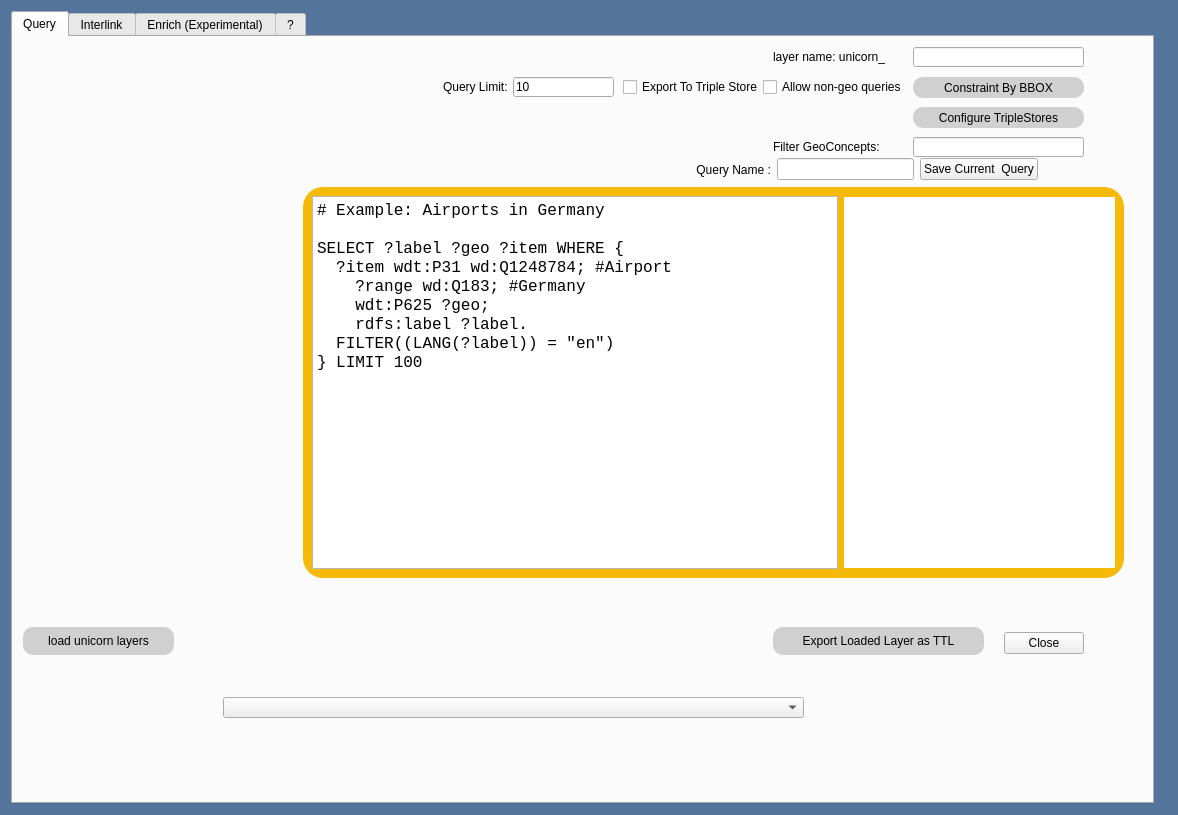
<?xml version="1.0" encoding="UTF-8"?>
<ui version="4.0">
 <class>SPAQLunicornDialogBase</class>
 <widget class="QDialog" name="SPAQLunicornDialogBase">
  <property name="geometry">
   <rect>
    <x>0</x>
    <y>0</y>
    <width>1178</width>
    <height>815</height>
   </rect>
  </property>
  <property name="windowTitle">
   <string>SPARQLing Unicorn QGIS Plugin</string>
  </property>
  <property name="styleSheet">
   <string notr="true">QObject#SPAQLunicornDialogBase{
background-color:rgb(84, 116, 156);}
</string>
  </property>
  <layout class="QGridLayout" name="gridLayout">
   <item row="2" column="1">
    <widget class="QLabel" name="layercount">
     <property name="text">
      <string/>
     </property>
    </widget>
   </item>
   <item row="2" column="0">
    <widget class="QTabWidget" name="tabWidget">
     <property name="currentIndex">
      <number>0</number>
     </property>
     <widget class="QWidget" name="tab">
      <attribute name="title">
       <string>Query</string>
      </attribute>
      <widget class="QLabel" name="label">
       <property name="geometry">
        <rect>
         <x>760</x>
         <y>10</y>
         <width>151</width>
         <height>20</height>
        </rect>
       </property>
       <property name="text">
        <string>layer name: unicorn_</string>
       </property>
      </widget>
      <widget class="QLineEdit" name="inp_label">
       <property name="geometry">
        <rect>
         <x>900</x>
         <y>10</y>
         <width>171</width>
         <height>20</height>
        </rect>
       </property>
      </widget>
      <widget class="QPushButton" name="btn_loadunicornlayers">
       <property name="geometry">
        <rect>
         <x>10</x>
         <y>590</y>
         <width>151</width>
         <height>28</height>
        </rect>
       </property>
       <property name="cursor">
        <cursorShape>PointingHandCursor</cursorShape>
       </property>
       <property name="styleSheet">
        <string notr="true">border-radius:10px;
background-color:rgb(208, 208, 208)</string>
       </property>
       <property name="text">
        <string>load unicorn layers</string>
       </property>
      </widget>
      <widget class="QComboBox" name="loadedLayers">
       <property name="geometry">
        <rect>
         <x>210</x>
         <y>660</y>
         <width>581</width>
         <height>21</height>
        </rect>
       </property>
      </widget>
      <widget class="QPushButton" name="exportLayers">
       <property name="geometry">
        <rect>
         <x>760</x>
         <y>590</y>
         <width>211</width>
         <height>28</height>
        </rect>
       </property>
       <property name="cursor">
        <cursorShape>PointingHandCursor</cursorShape>
       </property>
       <property name="styleSheet">
        <string notr="true">border-radius:10px;
background-color:rgb(208, 208, 208)</string>
       </property>
       <property name="text">
        <string>Export Loaded Layer as TTL</string>
       </property>
      </widget>
      <widget class="QDialogButtonBox" name="button_box">
       <property name="geometry">
        <rect>
         <x>980</x>
         <y>590</y>
         <width>91</width>
         <height>32</height>
        </rect>
       </property>
       <property name="orientation">
        <enum>Qt::Horizontal</enum>
       </property>
       <property name="standardButtons">
        <set>QDialogButtonBox::Close</set>
       </property>
      </widget>
      <widget class="QPushButton" name="bboxButton">
       <property name="geometry">
        <rect>
         <x>900</x>
         <y>40</y>
         <width>171</width>
         <height>21</height>
        </rect>
       </property>
       <property name="cursor">
        <cursorShape>PointingHandCursor</cursorShape>
       </property>
       <property name="styleSheet">
        <string notr="true">border-radius:10px;
background-color:rgb(208, 208, 208)</string>
       </property>
       <property name="text">
        <string>Constraint By BBOX</string>
       </property>
      </widget>
      <widget class="QPushButton" name="loadTripleStoreButton">
       <property name="geometry">
        <rect>
         <x>900</x>
         <y>70</y>
         <width>171</width>
         <height>21</height>
        </rect>
       </property>
       <property name="cursor">
        <cursorShape>PointingHandCursor</cursorShape>
       </property>
       <property name="styleSheet">
        <string notr="true">border-radius:10px;
background-color:rgb(208, 208, 208)</string>
       </property>
       <property name="text">
        <string>Configure TripleStores</string>
       </property>
      </widget>
      <widget class="QCheckBox" name="allownongeo">
       <property name="geometry">
        <rect>
         <x>750</x>
         <y>40</y>
         <width>151</width>
         <height>20</height>
        </rect>
       </property>
       <property name="text">
        <string>Allow non-geo queries</string>
       </property>
      </widget>
      <widget class="QCheckBox" name="exportTripleStore_2">
       <property name="geometry">
        <rect>
         <x>610</x>
         <y>40</y>
         <width>141</width>
         <height>20</height>
        </rect>
       </property>
       <property name="text">
        <string>Export To Triple Store</string>
       </property>
      </widget>
      <widget class="QLabel" name="filterConceptsLabel">
       <property name="geometry">
        <rect>
         <x>760</x>
         <y>100</y>
         <width>131</width>
         <height>20</height>
        </rect>
       </property>
       <property name="text">
        <string>Filter GeoConcepts:</string>
       </property>
      </widget>
      <widget class="QLineEdit" name="filterConcepts">
       <property name="geometry">
        <rect>
         <x>900</x>
         <y>100</y>
         <width>171</width>
         <height>20</height>
        </rect>
       </property>
      </widget>
      <widget class="QLineEdit" name="queryLimit">
       <property name="geometry">
        <rect>
         <x>500</x>
         <y>40</y>
         <width>101</width>
         <height>20</height>
        </rect>
       </property>
       <property name="text">
        <string>10</string>
       </property>
      </widget>
      <widget class="QLabel" name="queryLimitLabel">
       <property name="geometry">
        <rect>
         <x>430</x>
         <y>40</y>
         <width>81</width>
         <height>20</height>
        </rect>
       </property>
       <property name="text">
        <string>Query Limit:</string>
       </property>
      </widget>
      <widget class="QFrame" name="frame">
       <property name="geometry">
        <rect>
         <x>290</x>
         <y>150</y>
         <width>821</width>
         <height>391</height>
        </rect>
       </property>
       <property name="minimumSize">
        <size>
         <width>791</width>
         <height>391</height>
        </size>
       </property>
       <property name="styleSheet">
        <string notr="true">QObject#frame{
background-color:rgb(245, 185, 7);border-radius:20px;}



</string>
       </property>
       <property name="frameShape">
        <enum>QFrame::StyledPanel</enum>
       </property>
       <property name="frameShadow">
        <enum>QFrame::Raised</enum>
       </property>
       <layout class="QHBoxLayout" name="horizontalLayout">
        <item>
         <widget class="QPlainTextEdit" name="inp_sparql">
          <property name="minimumSize">
           <size>
            <width>501</width>
            <height>371</height>
           </size>
          </property>
          <property name="font">
           <font>
            <family>Courier New</family>
            <pointsize>12</pointsize>
           </font>
          </property>
          <property name="plainText">
           <string># Example: Airports in Germany

SELECT ?label ?geo ?item WHERE {
  ?item wdt:P31 wd:Q1248784; #Airport
    ?range wd:Q183; #Germany
    wdt:P625 ?geo;
    rdfs:label ?label.
  FILTER((LANG(?label)) = &quot;en&quot;)
} LIMIT 100</string>
          </property>
         </widget>
        </item>
        <item>
         <widget class="QListView" name="geoClassList">
          <property name="minimumSize">
           <size>
            <width>256</width>
            <height>371</height>
           </size>
          </property>
          <property name="maximumSize">
           <size>
            <width>271</width>
            <height>371</height>
           </size>
          </property>
          <property name="styleSheet">
           <string notr="true">border-radius:30px;</string>
          </property>
         </widget>
        </item>
       </layout>
      </widget>
      <widget class="QWidget" name="layoutWidget_4">
       <property name="geometry">
        <rect>
         <x>680</x>
         <y>120</y>
         <width>345</width>
         <height>25</height>
        </rect>
       </property>
       <layout class="QHBoxLayout" name="horizontalLayout_9">
        <item>
         <widget class="QLabel" name="saveQueryName_3">
          <property name="text">
           <string> Query Name :</string>
          </property>
         </widget>
        </item>
        <item>
         <widget class="QLineEdit" name="saveQueryName_4"/>
        </item>
        <item>
         <widget class="QPushButton" name="saveQueryButton_2">
          <property name="text">
           <string>Save Current  Query</string>
          </property>
         </widget>
        </item>
       </layout>
      </widget>
      <widget class="QWidget" name="widget_3" native="true">
       <property name="geometry">
        <rect>
         <x>110</x>
         <y>390</y>
         <width>93</width>
         <height>41</height>
        </rect>
       </property>
       <layout class="QVBoxLayout" name="verticalLayout_3"/>
      </widget>
     </widget>
     <widget class="QWidget" name="tab_2">
      <attribute name="title">
       <string>Interlink</string>
      </attribute>
      <widget class="QTableWidget" name="interlinkTable">
       <property name="geometry">
        <rect>
         <x>10</x>
         <y>140</y>
         <width>1071</width>
         <height>391</height>
        </rect>
       </property>
       <property name="minimumSize">
        <size>
         <width>811</width>
         <height>0</height>
        </size>
       </property>
       <property name="baseSize">
        <size>
         <width>4</width>
         <height>0</height>
        </size>
       </property>
       <property name="sortingEnabled">
        <bool>true</bool>
       </property>
       <property name="columnCount">
        <number>8</number>
       </property>
       <column>
        <property name="text">
         <string>Export?</string>
        </property>
       </column>
       <column>
        <property name="text">
         <string>IDColumn?</string>
        </property>
       </column>
       <column>
        <property name="text">
         <string>GeoColumn?</string>
        </property>
       </column>
       <column>
        <property name="text">
         <string>Column</string>
        </property>
       </column>
       <column>
        <property name="text">
         <string>ColumnProperty</string>
        </property>
       </column>
       <column>
        <property name="text">
         <string>PropertyType</string>
        </property>
       </column>
       <column>
        <property name="text">
         <string>ColumnConcept</string>
        </property>
       </column>
       <column>
        <property name="text">
         <string>ValueConcept</string>
        </property>
       </column>
      </widget>
      <widget class="QPushButton" name="exportInterlink">
       <property name="geometry">
        <rect>
         <x>180</x>
         <y>540</y>
         <width>521</width>
         <height>61</height>
        </rect>
       </property>
       <property name="baseSize">
        <size>
         <width>3</width>
         <height>0</height>
        </size>
       </property>
       <property name="font">
        <font>
         <pointsize>16</pointsize>
         <weight>75</weight>
         <bold>true</bold>
        </font>
       </property>
       <property name="text">
        <string>Export Result</string>
       </property>
      </widget>
      <widget class="QPushButton" name="loadLayerInterlink">
       <property name="geometry">
        <rect>
         <x>720</x>
         <y>10</y>
         <width>93</width>
         <height>28</height>
        </rect>
       </property>
       <property name="text">
        <string>Load Layer</string>
       </property>
      </widget>
      <widget class="QPushButton" name="refreshLayersInterlink">
       <property name="geometry">
        <rect>
         <x>10</x>
         <y>10</y>
         <width>111</width>
         <height>28</height>
        </rect>
       </property>
       <property name="text">
        <string>Refresh Layers</string>
       </property>
      </widget>
      <widget class="QComboBox" name="chooseLayerInterlink">
       <property name="geometry">
        <rect>
         <x>140</x>
         <y>10</y>
         <width>561</width>
         <height>21</height>
        </rect>
       </property>
      </widget>
      <widget class="QLineEdit" name="interlinkOwlClassInput">
       <property name="geometry">
        <rect>
         <x>150</x>
         <y>50</y>
         <width>551</width>
         <height>22</height>
        </rect>
       </property>
      </widget>
      <widget class="QLabel" name="label_5">
       <property name="geometry">
        <rect>
         <x>30</x>
         <y>50</y>
         <width>71</width>
         <height>16</height>
        </rect>
       </property>
       <property name="text">
        <string>OWL Class:</string>
       </property>
      </widget>
      <widget class="QLabel" name="label_6">
       <property name="geometry">
        <rect>
         <x>20</x>
         <y>110</y>
         <width>251</width>
         <height>20</height>
        </rect>
       </property>
       <property name="text">
        <string>Table Colums to Concepts:</string>
       </property>
      </widget>
      <widget class="QLabel" name="label_7">
       <property name="geometry">
        <rect>
         <x>20</x>
         <y>80</y>
         <width>121</width>
         <height>16</height>
        </rect>
       </property>
       <property name="text">
        <string>Target Namespace:</string>
       </property>
      </widget>
      <widget class="QLineEdit" name="interlinkNameSpace">
       <property name="geometry">
        <rect>
         <x>150</x>
         <y>80</y>
         <width>551</width>
         <height>22</height>
        </rect>
       </property>
       <property name="text">
        <string>http://www.github.com/sparqlunicorn#</string>
       </property>
      </widget>
      <widget class="QPushButton" name="searchClass">
       <property name="geometry">
        <rect>
         <x>720</x>
         <y>50</y>
         <width>93</width>
         <height>28</height>
        </rect>
       </property>
       <property name="text">
        <string>Search Class</string>
       </property>
      </widget>
      <widget class="QPushButton" name="exportMappingButton">
       <property name="geometry">
        <rect>
         <x>920</x>
         <y>100</y>
         <width>121</width>
         <height>28</height>
        </rect>
       </property>
       <property name="text">
        <string>Export Mapping</string>
       </property>
      </widget>
      <widget class="QPushButton" name="importMappingButton">
       <property name="geometry">
        <rect>
         <x>720</x>
         <y>100</y>
         <width>111</width>
         <height>28</height>
        </rect>
       </property>
       <property name="text">
        <string>Import Mapping</string>
       </property>
      </widget>
      <widget class="QCheckBox" name="exportTripleStore">
       <property name="geometry">
        <rect>
         <x>490</x>
         <y>110</y>
         <width>181</width>
         <height>20</height>
        </rect>
       </property>
       <property name="text">
        <string>Export To Triple Store</string>
       </property>
      </widget>
     </widget>
     <widget class="QWidget" name="tab_3">
      <attribute name="title">
       <string>Enrich (Experimental)</string>
      </attribute>
      <widget class="QPushButton" name="loadLayerEnrich">
       <property name="geometry">
        <rect>
         <x>510</x>
         <y>30</y>
         <width>83</width>
         <height>25</height>
        </rect>
       </property>
       <property name="text">
        <string>Load Layer</string>
       </property>
      </widget>
      <widget class="QPushButton" name="refreshLayersEnrich">
       <property name="geometry">
        <rect>
         <x>20</x>
         <y>30</y>
         <width>121</width>
         <height>25</height>
        </rect>
       </property>
       <property name="text">
        <string>Refresh Layers</string>
       </property>
      </widget>
      <widget class="QComboBox" name="chooseLayerEnrich">
       <property name="geometry">
        <rect>
         <x>170</x>
         <y>30</y>
         <width>321</width>
         <height>21</height>
        </rect>
       </property>
      </widget>
      <widget class="QPushButton" name="startEnrichment">
       <property name="geometry">
        <rect>
         <x>20</x>
         <y>570</y>
         <width>201</width>
         <height>41</height>
        </rect>
       </property>
       <property name="text">
        <string>Start Enrichment</string>
       </property>
      </widget>
      <widget class="QPushButton" name="addEnrichedLayerButton">
       <property name="geometry">
        <rect>
         <x>900</x>
         <y>570</y>
         <width>161</width>
         <height>41</height>
        </rect>
       </property>
       <property name="text">
        <string>Add enriched layer</string>
       </property>
      </widget>
      <widget class="QTableWidget" name="enrichTable">
       <property name="geometry">
        <rect>
         <x>25</x>
         <y>101</y>
         <width>1041</width>
         <height>451</height>
        </rect>
       </property>
      </widget>
      <widget class="QTableWidget" name="enrichTableResult">
       <property name="geometry">
        <rect>
         <x>20</x>
         <y>100</y>
         <width>1051</width>
         <height>451</height>
        </rect>
       </property>
      </widget>
      <widget class="QPushButton" name="addEnrichedLayerRowButton">
       <property name="geometry">
        <rect>
         <x>20</x>
         <y>70</y>
         <width>161</width>
         <height>21</height>
        </rect>
       </property>
       <property name="text">
        <string>Add Row</string>
       </property>
      </widget>
      <widget class="QPushButton" name="whattoenrich">
       <property name="geometry">
        <rect>
         <x>230</x>
         <y>70</y>
         <width>161</width>
         <height>21</height>
        </rect>
       </property>
       <property name="text">
        <string>What to enrich?</string>
       </property>
      </widget>
     </widget>
     <widget class="QWidget" name="tab_4">
      <attribute name="title">
       <string>?</string>
      </attribute>
      <widget class="QLabel" name="label_12">
       <property name="geometry">
        <rect>
         <x>250</x>
         <y>20</y>
         <width>411</width>
         <height>41</height>
        </rect>
       </property>
       <property name="font">
        <font>
         <pointsize>16</pointsize>
         <weight>75</weight>
         <bold>true</bold>
        </font>
       </property>
       <property name="text">
        <string>SPARQL Unicorn QGIS Plugin</string>
       </property>
      </widget>
      <widget class="QLabel" name="label_13">
       <property name="geometry">
        <rect>
         <x>310</x>
         <y>90</y>
         <width>251</width>
         <height>41</height>
        </rect>
       </property>
       <property name="font">
        <font>
         <pointsize>16</pointsize>
         <weight>75</weight>
         <bold>true</bold>
        </font>
       </property>
       <property name="text">
        <string>&lt;a href=&quot;https://github.com/sparqlunicorn/sparqlunicornGoesGIS&quot;&gt;Github Repository&lt;/a&gt;</string>
       </property>
      </widget>
      <widget class="QLabel" name="label_16">
       <property name="geometry">
        <rect>
         <x>350</x>
         <y>150</y>
         <width>171</width>
         <height>41</height>
        </rect>
       </property>
       <property name="font">
        <font>
         <pointsize>16</pointsize>
         <weight>75</weight>
         <bold>true</bold>
        </font>
       </property>
       <property name="text">
        <string>&lt;a href=&quot;https://plugins.qgis.org/plugins/sparqlunicorn/&quot;&gt;QGIS Plugin&lt;/a&gt;</string>
       </property>
      </widget>
      <widget class="QLabel" name="label_15">
       <property name="geometry">
        <rect>
         <x>390</x>
         <y>250</y>
         <width>101</width>
         <height>20</height>
        </rect>
       </property>
       <property name="font">
        <font>
         <pointsize>13</pointsize>
         <weight>75</weight>
         <bold>true</bold>
        </font>
       </property>
       <property name="text">
        <string>Credits</string>
       </property>
      </widget>
      <widget class="QLabel" name="label_17">
       <property name="geometry">
        <rect>
         <x>300</x>
         <y>300</y>
         <width>281</width>
         <height>31</height>
        </rect>
       </property>
       <property name="font">
        <font>
         <pointsize>13</pointsize>
        </font>
       </property>
       <property name="text">
        <string>Research Squirrel Engineers</string>
       </property>
      </widget>
      <widget class="QLabel" name="label_18">
       <property name="geometry">
        <rect>
         <x>290</x>
         <y>350</y>
         <width>331</width>
         <height>31</height>
        </rect>
       </property>
       <property name="font">
        <font>
         <pointsize>13</pointsize>
        </font>
       </property>
       <property name="text">
        <string>Timo Homburg, Florian Thiery</string>
       </property>
      </widget>
      <widget class="QLabel" name="label_19">
       <property name="geometry">
        <rect>
         <x>300</x>
         <y>400</y>
         <width>331</width>
         <height>20</height>
        </rect>
       </property>
       <property name="font">
        <font>
         <pointsize>13</pointsize>
        </font>
       </property>
       <property name="text">
        <string>Licensed under: GPL 2.0</string>
       </property>
      </widget>
     </widget>
    </widget>
   </item>
  </layout>
 </widget>
 <resources/>
 <connections>
  <connection>
   <sender>button_box</sender>
   <signal>accepted()</signal>
   <receiver>SPAQLunicornDialogBase</receiver>
   <slot>accept()</slot>
   <hints>
    <hint type="sourcelabel">
     <x>20</x>
     <y>20</y>
    </hint>
    <hint type="destinationlabel">
     <x>20</x>
     <y>20</y>
    </hint>
   </hints>
  </connection>
  <connection>
   <sender>button_box</sender>
   <signal>rejected()</signal>
   <receiver>SPAQLunicornDialogBase</receiver>
   <slot>reject()</slot>
   <hints>
    <hint type="sourcelabel">
     <x>20</x>
     <y>20</y>
    </hint>
    <hint type="destinationlabel">
     <x>20</x>
     <y>20</y>
    </hint>
   </hints>
  </connection>
 </connections>
</ui>
